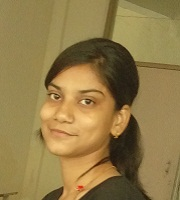
%> input picture testdb/1.jpg, 180 x 200 px
$ octave Staticexample.m   (GNU Octave 9; MATLAB toolbox functions it lacks are replaced by stand-ins)
%> lines starting %> are read from the running program, lines starting %| are printed output that depends on the picture
%> the answer given: testdb
%> the answer given: testdb
%> the answer given: 1
%> further down, im is the input picture: size 200x180x3 uint8; mean R, G, B 146.7, 123.5, 73.3
### CreateDatabase.m
function T = CreateDatabase(TrainDatabasePath)
%> called with TrainDatabasePath = 'testdb'
% Align a set of face images (the training set T1, T2, ... , TM )
%
% Description: This function reshapes all 2D images of the training database
% into 1D column vectors. Then, it puts these 1D column vectors in a row to
% construct 2D matrix 'T'.
%
%
% Argument:     TrainDatabasePath      - Path of the training database
%
% Returns:      T                      - A 2D matrix, containing all 1D image vectors.
%                                        Suppose all P images in the training database
%                                        have the same size of MxN. So the length of 1D
%                                        column vectors is MN and 'T' will be a MNxP 2D matrix.
%
% See also: STRCMP, STRCAT, RESHAPE


%%%%%%%%%%%%%%%%%%%%%%%% File management
TrainFiles = dir(TrainDatabasePath);
Train_Number = 0;

for i = 1:size(TrainFiles,1)
    if not(strcmp(TrainFiles(i).name,'.')|strcmp(TrainFiles(i).name,'..')|strcmp(TrainFiles(i).name,'Thumbs.db'))
        Train_Number = Train_Number + 1; % Number of all images in the training database
    end
end

%%%%%%%%%%%%%%%%%%%%%%%% Construction of 2D matrix from 1D image vectors
T = [];
for i = 1 : Train_Number

    % I have chosen the name of each image in databases as a corresponding
    % number. However, it is not mandatory!
    str = int2str(i);
    str = strcat('\',str,'.jpg');
    str = strcat(TrainDatabasePath,str);

    img = imread(str);
    img = rgb2gray(img);
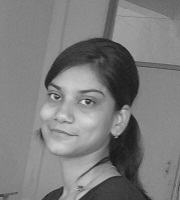
%> img: size 200x180 uint8; min 17, max 226, mean 124.7

    [irow icol] = size(img);
%> irow = 200; icol = 180

    temp = reshape(img',irow*icol,1);   % Reshaping 2D images into 1D image vectors
    T = [T temp]; % 'T' grows after each turn
end
%> pass 2 of the loop in CreateDatabase, `for i = 1 : Train_Number`:
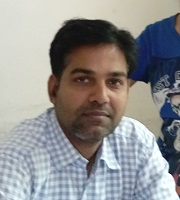
%> input picture testdb/2.jpg, 180 x 200 px
%> in CreateDatabase, img is the input picture: size 200x180x3 uint8; mean R, G, B 143.9, 143.6, 143.4
%> in CreateDatabase, `img = rgb2gray(img);`:
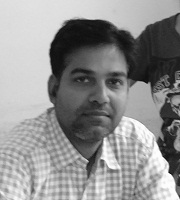
%> img: size 200x180 uint8; min 10, max 255, mean 143.7

### EigenfaceCore.m
function [m, A, Eigenfaces] = EigenfaceCore(T)
% Use Principle Component Analysis (PCA) to determine the most
% discriminating features between images of faces.
%
% Description: This function gets a 2D matrix, containing all training image vectors
% and returns 3 outputs which are extracted from training database.
%
% Argument:      T                      - A 2D matrix, containing all 1D image vectors.
%                                         Suppose all P images in the training database
%                                         have the same size of MxN. So the length of 1D
%                                         column vectors is M*N and 'T' will be a MNxP 2D matrix.
%
% Returns:       m                      - (M*Nx1) Mean of the training database
%                Eigenfaces             - (M*Nx(P-1)) Eigen vectors of the covariance matrix of the training database
%                A                      - (M*NxP) Matrix of centered image vectors
%
% See also: EIG


%%%%%%%%%%%%%%%%%%%%%%%% Calculating the mean image
m = mean(T,2); % Computing the average face image m = (1/P)*sum(Tj's)    (j = 1 : P)
Train_Number = size(T,2);
%> Train_Number = 2

%%%%%%%%%%%%%%%%%%%%%%%% Calculating the deviation of each image from mean image
A = [];
for i = 1 : Train_Number
    temp = double(T(:,i)) - m; % Computing the difference image for each image in the training set Ai = Ti - m
    A = [A temp]; % Merging all centered images
end

%%%%%%%%%%%%%%%%%%%%%%%% Snapshot method of Eigenface methos
% We know from linear algebra theory that for a PxQ matrix, the maximum
% number of non-zero eigenvalues that the matrix can have is min(P-1,Q-1).
% Since the number of training images (P) is usually less than the number
% of pixels (M*N), the most non-zero eigenvalues that can be found are equal
% to P-1. So we can calculate eigenvalues of A'*A (a PxP matrix) instead of
% A*A' (a M*NxM*N matrix). It is clear that the dimensions of A*A' is much
% larger that A'*A. So the dimensionality will decrease.

L = A'*A; % L is the surrogate of covariance matrix C=A*A'.
%> L = [60747526.2 -60747526.2; -60747526.2 60747526.2]
[V D] = eig(L); % Diagonal elements of D are the eigenvalues for both L=A'*A and C=A*A'.
%> V = [-0.707 -0.707; -0.707 0.707]; D = [0 0; 0 121495052.5]

%%%%%%%%%%%%%%%%%%%%%%%% Sorting and eliminating eigenvalues
% All eigenvalues of matrix L are sorted and those who are less than a
% specified threshold, are eliminated. So the number of non-zero
% eigenvectors may be less than (P-1).

L_eig_vec = [];
for i = 1 : size(V,2)
    if( D(i,i)>1 )
        L_eig_vec = [L_eig_vec V(:,i)];
    end
end
%> this loop made 2 passes
%> L_eig_vec on pass 2: [-0.707; 0.707]

%%%%%%%%%%%%%%%%%%%%%%%% Calculating the eigenvectors of covariance matrix 'C'
% Eigenvectors of covariance matrix C (or so-called "Eigenfaces")
% can be recovered from L's eiegnvectors.
Eigenfaces = A * L_eig_vec; % A: centered image vectors

### Recognition.m
function OutputName = Recognition(TestImage, m, A, Eigenfaces)
%> called with TestImage = 'testdb\1.jpg'
% Recognizing step....
%
% Description: This function compares two faces by projecting the images into facespace and
% measuring the Euclidean distance between them.
%
% Argument:      TestImage              - Path of the input test image
%
%                m                      - (M*Nx1) Mean of the training
%                                         database, which is output of 'EigenfaceCore' function.
%
%                Eigenfaces             - (M*Nx(P-1)) Eigen vectors of the
%                                         covariance matrix of the training
%                                         database, which is output of 'EigenfaceCore' function.
%
%                A                      - (M*NxP) Matrix of centered image
%                                         vectors, which is output of 'EigenfaceCore' function.
%
% Returns:       OutputName             - Name of the recognized image in the training database.
%
% See also: RESHAPE, STRCAT


%%%%%%%%%%%%%%%%%%%%%%%% Projecting centered image vectors into facespace
% All centered images are projected into facespace by multiplying in
% Eigenface basis's. Projected vector of each face will be its corresponding
% feature vector.

ProjectedImages = [];
Train_Number = size(Eigenfaces,2);
%> Train_Number = 1
for i = 1 : Train_Number
    temp = Eigenfaces'*A(:,i); % Projection of centered images into facespace
    ProjectedImages = [ProjectedImages temp];
end
%> this loop made 1 pass
%> (temp, ProjectedImages) on pass 1: (-85909975.5, -85909975.5)

%%%%%%%%%%%%%%%%%%%%%%%% Extracting the PCA features from test image
InputImage = imread(TestImage);
temp = InputImage(:,:,1);
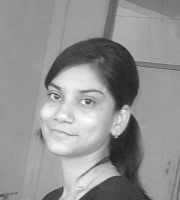
%> temp: size 200x180 uint8; min 32, max 255, mean 146.7

[irow icol] = size(temp);
InImage = reshape(temp',irow*icol,1);
Difference = double(InImage)-m; % Centered test image
ProjectedTestImage = Eigenfaces'*Difference; % Test image feature vector
%> ProjectedTestImage = -84662278.5

%%%%%%%%%%%%%%%%%%%%%%%% Calculating Euclidean distances
% Euclidean distances between the projected test image and the projection
% of all centered training images are calculated. Test image is
% supposed to have minimum distance with its corresponding image in the
% training database.

Euc_dist = [];
for i = 1 : Train_Number
    q = ProjectedImages(:,i);
    temp = ( norm( ProjectedTestImage - q ) )^2;
    Euc_dist = [Euc_dist temp];
end
%> this loop made 1 pass
%> (q, Euc_dist) on pass 1: (-85909975.5, 1.56e+12)

[Euc_dist_min , Recognized_index] = min(Euc_dist);
%> Euc_dist_min = 1.56e+12; Recognized_index = 1
OutputName = strcat(int2str(Recognized_index),'.jpg');
%> OutputName = '1.jpg'

### Staticexample.m
% A sample script, which shows the usage of functions, included in
% PCA-based face recognition system (Eigenface method)
%
% See also: CREATEDATABASE, EIGENFACECORE, RECOGNITION

clear all
clc
close all

% You can customize and fix initial directory paths
TrainDatabasePath = uigetdir('D:\Program Files\MATLAB\R2006a\work', 'Select training database path' );
TestDatabasePath = uigetdir('D:\Program Files\MATLAB\R2006a\work', 'Select test database path');

prompt = {'Enter test image name (a number between 1 to 10):'};
dlg_title = 'Input of PCA-Based Face Recognition System';
num_lines= 1;
def = {'1'};

TestImage  = inputdlg(prompt,dlg_title,num_lines,def);
TestImage = strcat(TestDatabasePath,'\',char(TestImage),'.jpg');
im = imread(TestImage);

T = CreateDatabase(TrainDatabasePath);
[m, A, Eigenfaces] = EigenfaceCore(T);
OutputName = Recognition(TestImage, m, A, Eigenfaces);
%> OutputName = '1.jpg'

SelectedImage = strcat(TrainDatabasePath,'\',OutputName);
%> SelectedImage = 'testdb\1.jpg'
SelectedImage = imread(SelectedImage);

imshow(im)
title('Test Image');
figure,imshow(SelectedImage);
title('Equivalent Image');

str = strcat('Matched image is :  ',OutputName);
%> str = 'Matched image is :1.jpg'
disp(str)
%| Matched image is :1.jpg
